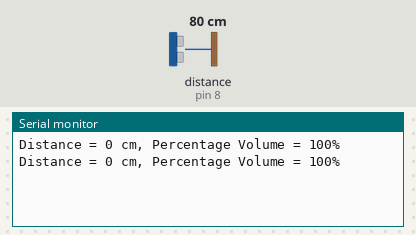
Bench run of a sketch on a simulated Arduino Uno, built with avr-gcc and run on an emulated ATmega328P. On the bench: the last lines printed to the serial monitor. The inputs (shaded band) are chosen by the test bench; at power-on: distance to the obstacle (sensor on pin 8) 80 cm. The echo pulse lasts 58.3 µs per cm.

Above: at 1.8 s.
1.9 s: distance to the obstacle (sensor on pin 8) set to 2 cm
At 2.8 s:
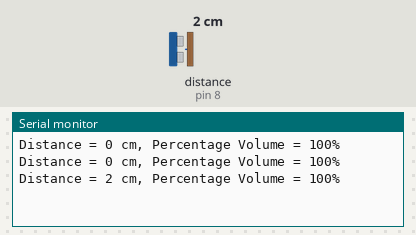
3.4 s: distance to the obstacle (sensor on pin 8) set to 4 cm
At 4.8 s:
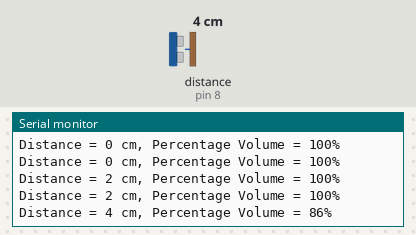
Timing chart, 0 to 6.4 s (numbered marks = the images above; inputs shaded):
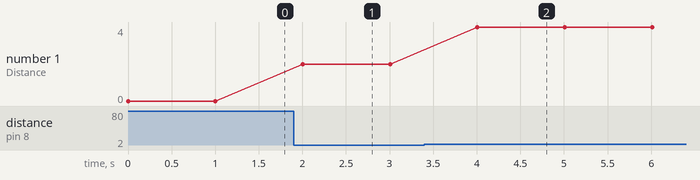

The sketch:

ultrasonicsensor.ino
```cpp
#include "NewPing.h"

#define TRIGGER_PIN 7
#define ECHO_PIN 8

#define MAX_DISTANCE 10
#define MIN_DISTANCE 3

NewPing sonar(TRIGGER_PIN, ECHO_PIN, MAX_DISTANCE);

void setup() {
  Serial.begin(9600);
}

void loop() {

  int distance = sonar.ping_cm();


  int percentVolume = map(distance, MIN_DISTANCE, MAX_DISTANCE, 100, 0);
  percentVolume = constrain(percentVolume, 0, 100); // Ensure the value is within the 0-100 range.

  Serial.print("Distance = ");
  Serial.print(distance);
  Serial.print(" cm, ");
  Serial.print("Percentage Volume = ");
  Serial.print(percentVolume);
  Serial.println("%");

  delay(1000);
}
```

Measured:
- after the input at 1.9 s, the serial monitor: prints a new line after 0.10 s (image 1)
- after the input at 3.4 s, the serial monitor: prints a new line after 0.61 s (image 2)
- plotted number 1: 0 → 2 after the input at 1.9 s, 2 → 4 after the input at 3.4 s
